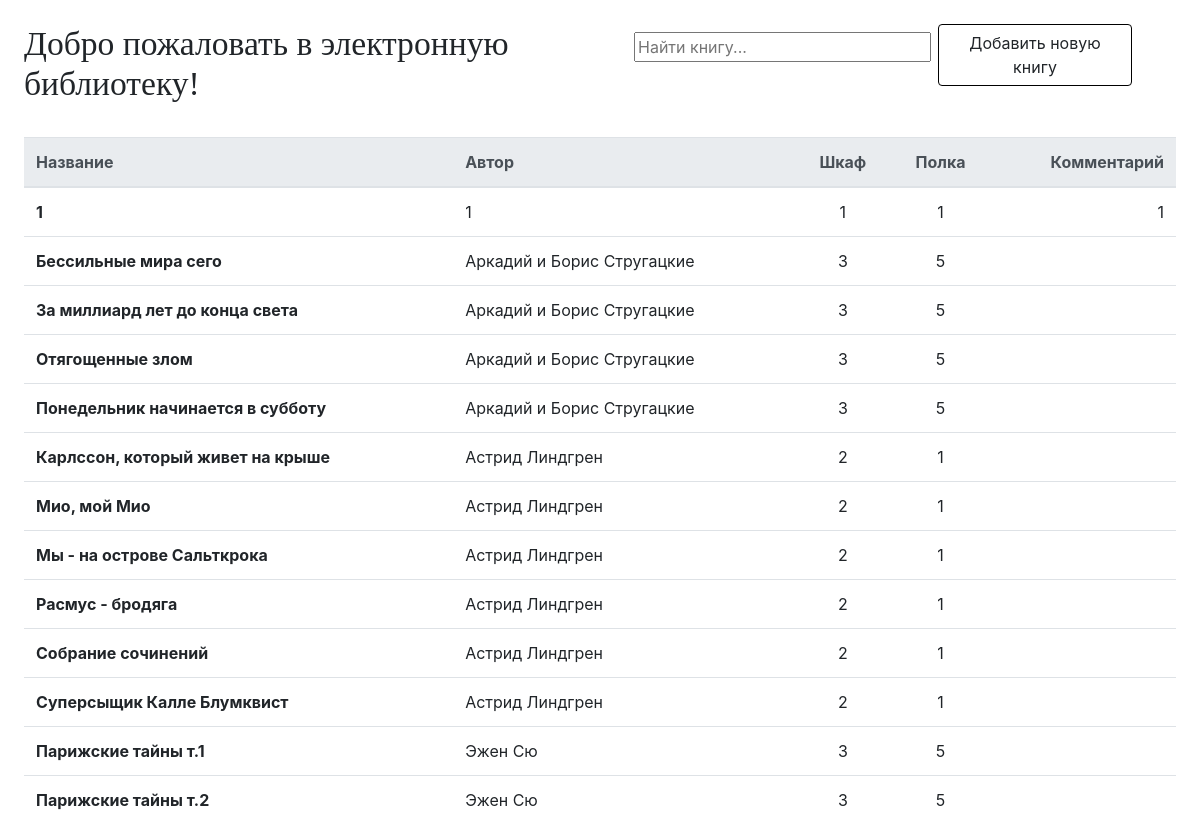
The page / on the database its author committed.
### main/models.py (models this page shows, shortened)
class Book(models.Model):
    title = models.CharField('Название', max_length=32)
    author = models.CharField('Автор', max_length=32)
    cupboard_number = models.CharField('Шкаф', max_length=10)
    shelf_number = models.CharField('Полка', max_length=10)
    comment = models.CharField('Комментарий', max_length=50, blank=True)
    class Meta:
        verbose_name = 'Книга'
        verbose_name_plural = 'Книги'

### main/views.py (the view)
# urls.py: path('', views.index),
def index(request):
    books = Book.objects.order_by('author', 'title')
    return render(request, 'main/index.html', {'books': books})

### main/templates/main/index.html
{% extends 'main/base.html' %}
{% block content %}
<div class="row" style="width: 99%;">
    <div class="col-6 my-3 ml-4 py-2" style="max-width: 44em;">
        <h1 class="font-weight-light" style="font-family: 'Times New Roman'; font-size: 210%;">Добро пожаловать в электронную библиотеку!</h1>
    </div>
    <div class="col-4 my-3 ml-3 py-3" style="max-width: 18em;">
        <form>
            <input size="24" placeholder="Найти книгу...">
        </form>
    </div>
    <div class="col-4 my-3 ml-3 py-2" style="max-width: 14em;">
        <a href="add" class="btn" style="border: 1px solid black;">Добавить новую книгу</a>
    </div>
</div>
<div class="mx-4">
    <table class="table">
        <thead class="thead-light">
            <tr>
                <th class="text-left" scope="col"> Название </th>
                <th class="text-left" scope="col"> Автор </th>
                <th class="text-center" scope="col"> Шкаф </th>
                <th class="text-center" scope="col"> Полка </th>
                <th class="text-right" scope="col"> Комментарий </th>
            </tr>
        </thead>
        <tbody>
            {% if books %}
                {% for el in books %}
                    <tr>
                        <th class="text-left" scope="row"> {{ el.title }} </th>
                        <td class="text-left" > {{ el.author }} </td>
                        <td class="text-center" > {{ el.cupboard_number }} </td>
                        <td class="text-center" > {{ el.shelf_number }} </td>
                        <td class="text-right" > {{ el.comment }} </td>
                    </tr>
                {% endfor %}
            {% else %}
                <p>Библиотека пока пуста. Добавьте новые книги, например, через панель администратора.</p>
            {% endif %}
        </tbody>
    </table>
</div>
{% endblock %}

### main/templates/main/base.html (shortened to what this page needs)
<!doctype html>
<html lang="ru">
<head>
    <link rel="stylesheet" href="https://stackpath.bootstrapcdn.com/bootstrap/4.5.2/css/bootstrap.min.css">
</head>
<body>
{% block content %}{% endblock %}
</body>
</html>

### rows shown on the page
Book: title "1", author "1", cupboard_number "1", shelf_number "1", comment "1"
Book: title "Бессильные мира сего", author "Аркадий и Борис Стругацкие", cupboard_number "3", shelf_number "5"
Book: title "За миллиард лет до конца света", author "Аркадий и Борис Стругацкие", cupboard_number "3", shelf_number "5"
Book: title "Отягощенные злом", author "Аркадий и Борис Стругацкие", cupboard_number "3", shelf_number "5"
Book: title "Понедельник начинается в субботу", author "Аркадий и Борис Стругацкие", cupboard_number "3", shelf_number "5"
Book: title "Карлссон, который живет на крыше", author "Астрид Линдгрен", cupboard_number "2", shelf_number "1"
Book: title "Мио, мой Мио", author "Астрид Линдгрен", cupboard_number "2", shelf_number "1"
Book: title "Мы - на острове Сальткрока", author "Астрид Линдгрен", cupboard_number "2", shelf_number "1"
Book: title "Расмус - бродяга", author "Астрид Линдгрен", cupboard_number "2", shelf_number "1"
Book: title "Собрание сочинений", author "Астрид Линдгрен", cupboard_number "2", shelf_number "1"
Book: title "Суперсыщик Калле Блумквист", author "Астрид Линдгрен", cupboard_number "2", shelf_number "1"
Book: title "Парижские тайны т.1", author "Эжен Сю", cupboard_number "3", shelf_number "5"
Book: title "Парижские тайны т.2", author "Эжен Сю", cupboard_number "3", shelf_number "5"
